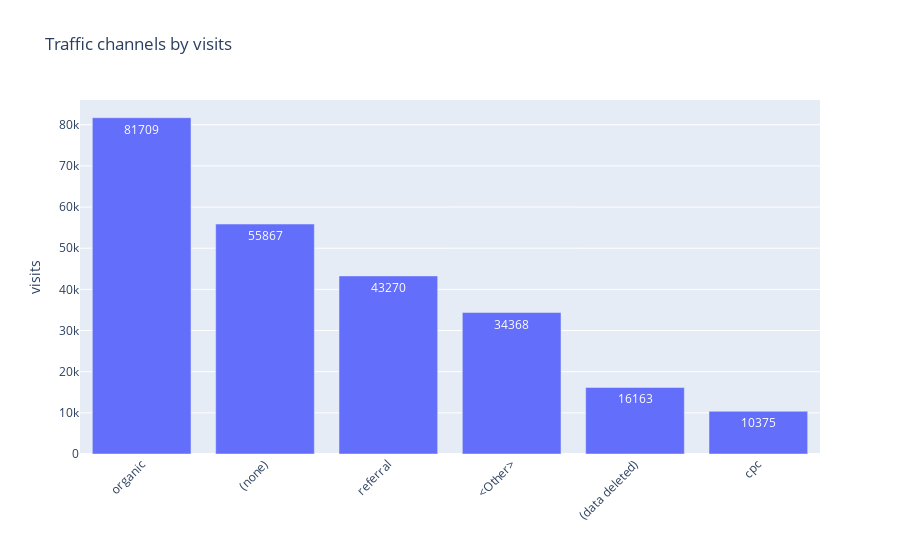

The cell this chart's notebook holds for it:
### Markdown cell above
#### Bar chart - channels by visits

### Code cell
bar_fig = px.bar(
    channel_df,
    x="traffic_medium",
    y="visits",
    title=f"Traffic channels by visits",
    text="visits"
)

bar_fig.update_layout(
    xaxis_title="", 
    yaxis_title="visits",
    xaxis_tickangle=-45
)
bar_fig.show()

### Figure 1 — Plotly figure (JSON) as saved in the notebook; plotly's stock layout.template omitted (floating-point values rounded to 4 significant figures)
{"data": [{"hovertemplate": "traffic_medium=%{x}<br>visits=%{text}<extra></extra>", "legendgroup": "", "marker": {"color": "#636efa", "pattern": {"shape": ""}}, "name": "", "orientation": "v", "showlegend": false, "text": [81710.0, 55870.0, 43270.0, 34370.0, 16160.0, 10380.0], "textposition": "auto", "type": "bar", "x": ["organic", "(none)", "referral", "<Other>", "(data deleted)", "cpc"], "xaxis": "x", "y": [81709, 55867, 43270, 34368, 16163, 10375], "yaxis": "y"}], "layout": {"barmode": "relative", "legend": {"tracegroupgap": 0}, "title": {"text": "Traffic channels by visits"}, "xaxis": {"anchor": "y", "domain": [0, 1], "tickangle": -45, "title": {"text": ""}}, "yaxis": {"anchor": "x", "domain": [0, 1], "title": {"text": "visits"}}}}
